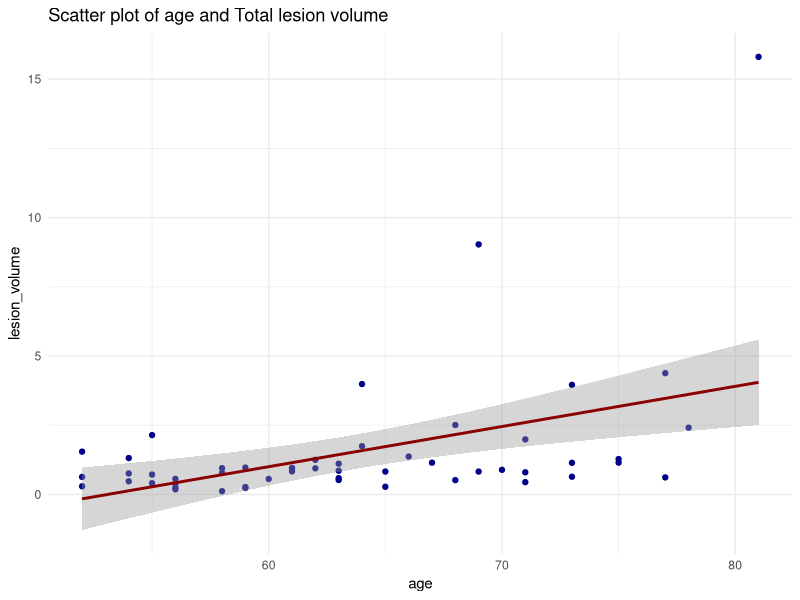
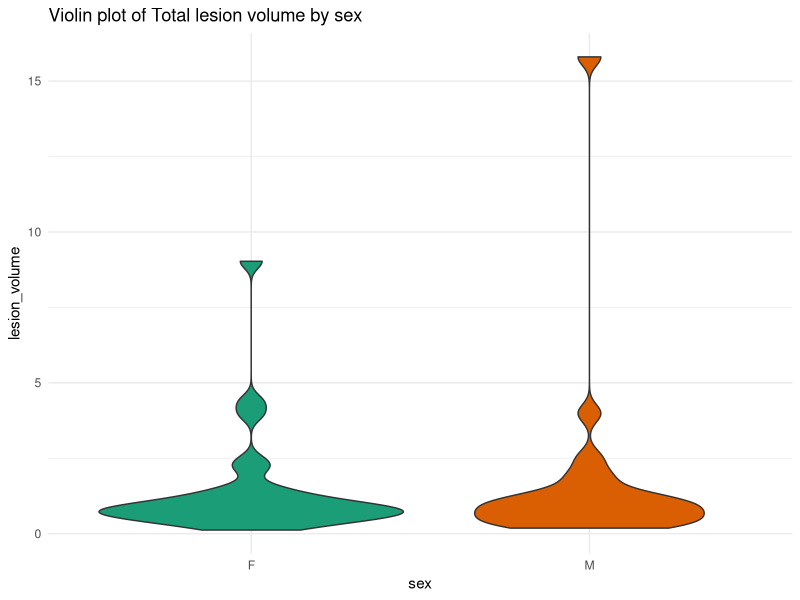
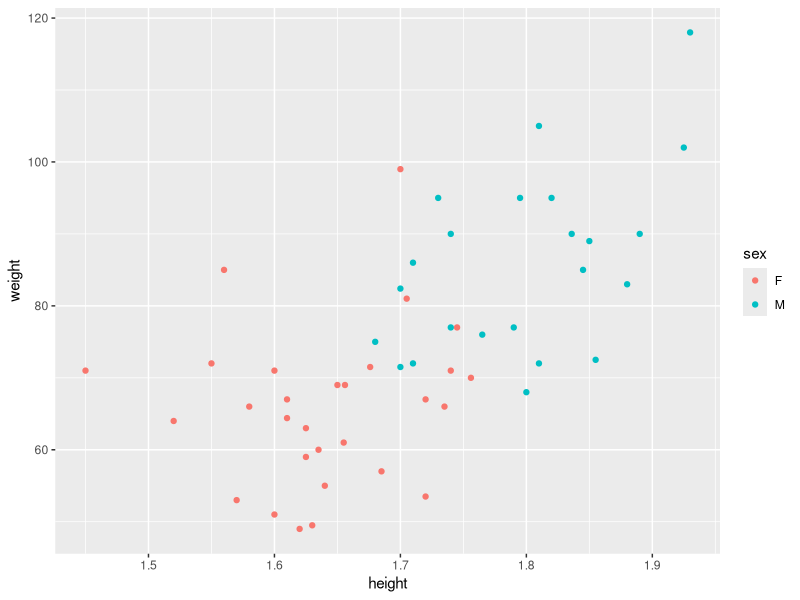
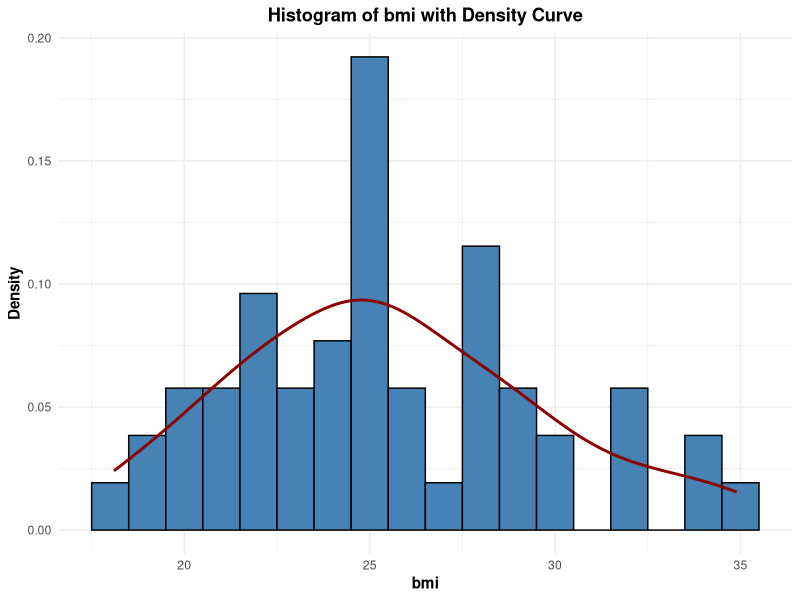
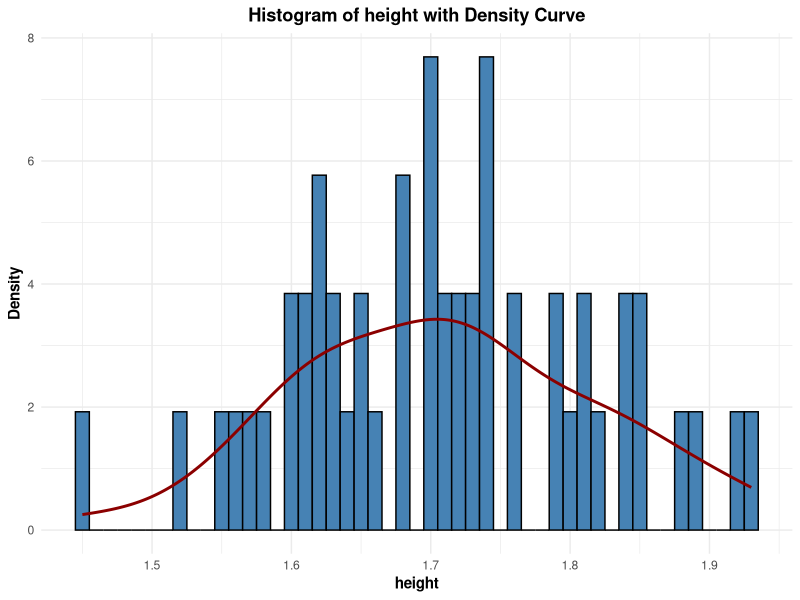
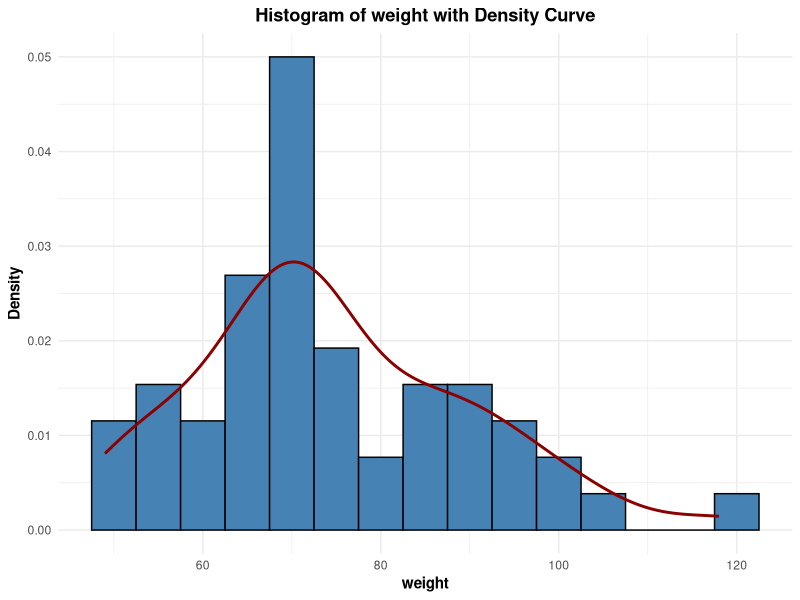
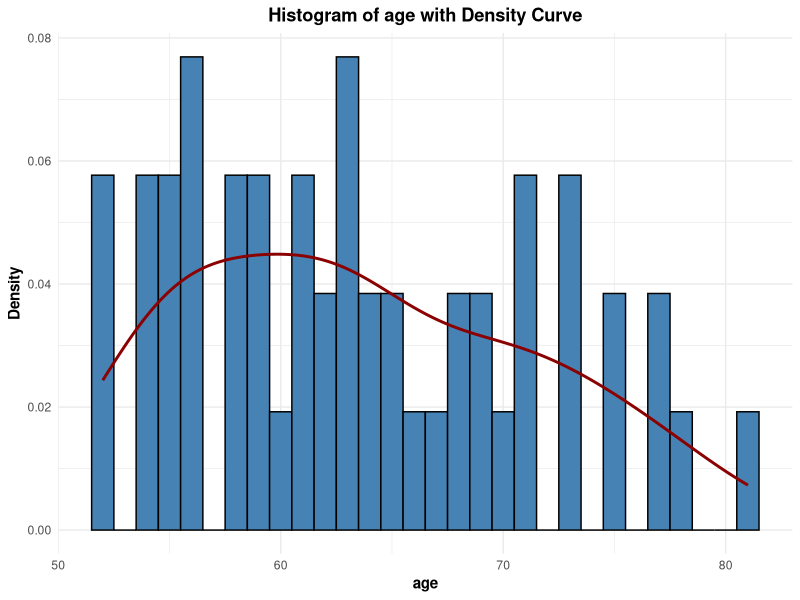
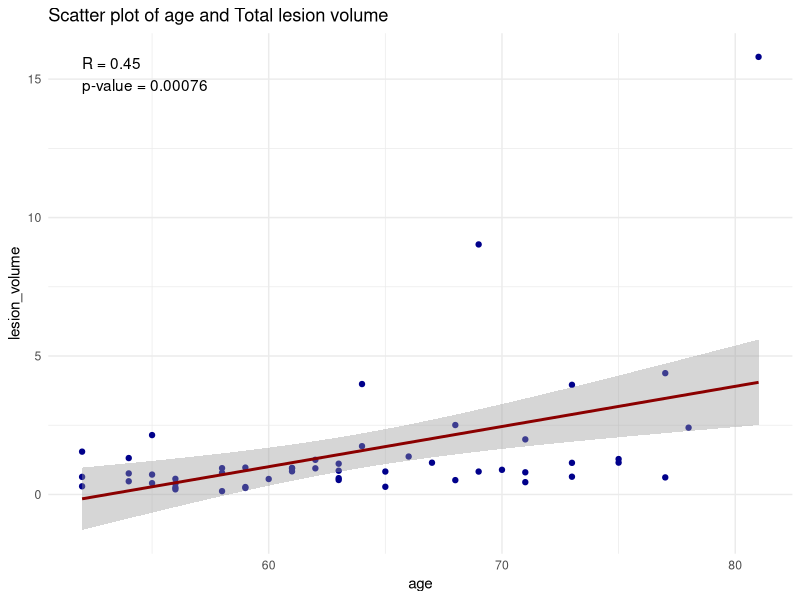

These figures' R source, in order:
## ---- chunk 1
knitr::opts_chunk$set(echo = TRUE, 
                      message = FALSE, 
                      warning = FALSE,
                      fig.align = 'center')
## ---- chunk 2
library(tidyverse)
library(ggplot2)
library(rmarkdown)
library(ggpubr)
## ---- chunk 3
data <- read_csv("../data/participant_data.csv")
## ---- chunk 4
head(data)
## ---- chunk 5
summary(data)
## ---- chunk 6
ggplot(data, aes(x = age, y = `lesion_volume`)) +
  geom_point(color = "darkblue") +
  geom_smooth(method = "lm", se = TRUE, color = "darkred", linetype = "solid") +
  labs(title = "Scatter plot of age and Total lesion volume",
       x = "age",
       y = "lesion_volume") +
  theme_minimal()
## ---- chunk 7
ggplot(data, aes(x = sex, y = `lesion_volume`)) +
  geom_violin(aes(fill = sex), scale = "area", trim = TRUE) +
  scale_fill_brewer(palette = "Dark2") +
  labs(title = "Violin plot of Total lesion volume by sex",
       x = "sex",
       y = "lesion_volume") +
  theme_minimal() +
  theme(legend.position = "none")
## ---- chunk 8
g <- ggplot(data, aes(x=height, y=weight, colour=sex))
g <- g + geom_point()
g
## ---- chunk 9
ggplot(data, aes(x = bmi)) +
  geom_histogram(aes(y = after_stat(density)), binwidth = 1, fill = "steelblue", color = "black") +
  geom_density(color = "darkred", linetype = "solid", linewidth = 1) +
  labs(title = "Histogram of bmi with Density Curve",
       x = "bmi",
       y = "Density") +
  theme_minimal() +
  theme(plot.title = element_text(face = "bold", hjust = 0.5),
        axis.title.x = element_text(face = "bold"),
        axis.title.y = element_text(face = "bold"))
## ---- chunk 10
ggplot(data, aes(x = height)) +
  geom_histogram(aes(y = after_stat(density)), binwidth = 0.01, fill = "steelblue", color = "black") +
  geom_density(color = "darkred", linetype = "solid", linewidth = 1) +
  labs(title = "Histogram of height with Density Curve",
       x = "height",
       y = "Density") +
  theme_minimal() +
  theme(plot.title = element_text(face = "bold", hjust = 0.5),
        axis.title.x = element_text(face = "bold"),
        axis.title.y = element_text(face = "bold"))
## ---- chunk 11
ggplot(data, aes(x = weight)) +
  geom_histogram(aes(y = after_stat(density)), binwidth = 5, fill = "steelblue", color = "black") +
  geom_density(color = "darkred", linetype = "solid", linewidth = 1) +
  labs(title = "Histogram of weight with Density Curve",
       x = "weight",
       y = "Density") +
  theme_minimal() +
  theme(plot.title = element_text(face = "bold", hjust = 0.5),
        axis.title.x = element_text(face = "bold"),
        axis.title.y = element_text(face = "bold"))
## ---- chunk 12
ggplot(data, aes(x = age)) +
  geom_histogram(aes(y = after_stat(density)), binwidth = 1, fill = "steelblue", color = "black") +
  geom_density(color = "darkred", linetype = "solid", linewidth = 1) +
  labs(title = "Histogram of age with Density Curve",
       x = "age",
       y = "Density") +
  theme_minimal() +
  theme(plot.title = element_text(face = "bold", hjust = 0.5),
        axis.title.x = element_text(face = "bold"),
        axis.title.y = element_text(face = "bold"))
## ---- chunk 13
group_by(data, sex) %>%
  summarise(
    count = n(),
    mean = mean(height, na.rm = TRUE),
    sd = sd(height, na.rm = TRUE)
  )

group_by(data, sex) %>%
  summarise(
    count = n(),
    mean = mean(weight, na.rm = TRUE),
    sd = sd(weight, na.rm = TRUE)
  )
## ---- chunk 14
women<-data[which(data$sex=="F"),] 
men<-data[which(data$sex=="M"),] 

t.test(women$height, men$height)
t.test(women$weight, men$weight)
## ---- chunk 15
# Calculate linear regression
regression <- lm(`lesion_volume` ~ age, data = data)
r_value <- cor(data$age, data$`lesion_volume`)
p_value <- summary(regression)$coefficients[2, "Pr(>|t|)"]

# Create plot
ggplot(data, aes(x = age, y = `lesion_volume`)) +
  geom_point(color = "darkblue") +
  geom_smooth(method = "lm", se = TRUE, color = "darkred", linetype = "solid") +
  labs(title = "Scatter plot of age and Total lesion volume",
       x = "age",
       y = "lesion_volume") +
  theme_minimal() +
  annotate("text", x = min(data$age), y = max(data$`lesion_volume`),
           label = paste("R = ", round(r_value, 2), "\np-value = ", format.pval(p_value, digits = 2), sep = ""),
           hjust = 0, vjust = 1)
## ---- chunk 16
# Remove 21st and 30th rows
data_removed <- data[-c(21, 30),]

# Perform linear regression
model <- lm(`lesion_volume` ~ age, data = data_removed)
p_value <- summary(model)$coefficients[2, "Pr(>|t|)"]

# Create a scatter plot
ggplot(data_removed, aes(x = age, y = `lesion_volume`)) +
  geom_point(color = "darkblue") +
  geom_smooth(method = "lm", se = TRUE, color = "darkred", linetype = "solid") +
  labs(title = "Scatter plot of age and Total lesion volume",
       x = "age",
       y = "lesion_volume") +
  scale_y_continuous(limits = c(0, 5)) +
  theme_minimal() +
  annotate("text", x = min(data_removed$age), y = 5,
           label = paste("p-value = ", format.pval(p_value, digits = 2), sep = ""),
           hjust = 0, vjust = 1)
## ---- chunk 17
# Perform linear regression for each sex
model_male <- lm(`lesion_volume` ~ age, data = data_removed[data_removed$sex == "M",])
model_female <- lm(`lesion_volume` ~ age, data = data_removed[data_removed$sex == "F",])

# Extract p-values
p_value_male <- summary(model_male)$coefficients[2, "Pr(>|t|)"]
p_value_female <- summary(model_female)$coefficients[2, "Pr(>|t|)"]

# Create a scatter plot separating Males and Females
ggplot(data_removed, aes(x = age, y = `lesion_volume`, color = sex)) +
  geom_point() +
  geom_smooth(method = "lm", se = TRUE, linetype = "solid") +
  labs(title = "Scatter plot of age and Total lesion volume by sex",
       x = "age",
       y = "lesion_volume") +
  scale_y_continuous(limits = c(0, 5)) +
  theme_minimal() +
  annotate("text", x = min(data_removed$age), y = 5,
           label = paste("Males: p-value = ", format.pval(p_value_male, digits = 2), "\nFemales: p-value = ", format.pval(p_value_female, digits = 2), sep = ""),
           hjust = 0, vjust = 1)
## ---- chunk 18
rt_data <- read_csv("../data/rt_data.csv")
## ---- chunk 19
head(rt_data)
## ---- chunk 20
summary(rt_data)
## ---- chunk 21
# Create a theme for scientific publication
theme_publication <- theme_minimal() +
  theme(
    plot.title = element_text(face = "bold", size = 14, hjust = 0.5),
    axis.title = element_text(face = "bold", size = 12),
    axis.text = element_text(size = 10),
    legend.position = "none"
  )

# Plot Age against correct_rt
rt_model <- lm(correct_rt ~ Age, data = rt_data)
rt_p_value <- summary(rt_model)$coefficients[2, "Pr(>|t|)"]

rt_plot <- ggplot(rt_data, aes(x = Age, y = correct_rt)) +
  geom_point(color = "darkblue") +
  geom_smooth(method = "lm", se = FALSE, color = "darkred", linetype = "solid") +
  labs(title = "Reaction Time vs. Age",
       x = "Age",
       y = "Mean Correct Reaction Time (ms)") +
  theme_publication +
  annotate("text", x = min(rt_data$Age), y = max(rt_data$correct_rt),
           label = paste("p-value =", format.pval(rt_p_value, digits = 3)),
           hjust = 0, vjust = 1, size = 4)

# Plot Age against correct_percent
percent_model <- lm(correct_percent ~ Age, data = rt_data)
percent_p_value <- summary(percent_model)$coefficients[2, "Pr(>|t|)"]

percent_plot <- ggplot(rt_data, aes(x = Age, y = correct_percent)) +
  geom_point(color = "darkblue") +
  geom_smooth(method = "lm", se = FALSE, color = "darkred", linetype = "solid") +
  labs(title = "Correct Percentage vs. Age",
       x = "Age",
       y = "Correct Percentage (%)") +
  theme_publication +
  annotate("text", x = min(rt_data$Age), y = max(rt_data$correct_percent),
           label = paste("p-value =", format.pval(percent_p_value, digits = 3)),
           hjust = 0, vjust = 1, size = 4)

# Display the plots
print(rt_plot)
print(percent_plot)
## ---- chunk 22
# Create a theme for scientific publication
theme_publication <- theme_minimal() +
  theme(
    plot.title = element_text(face = "bold", size = 14, hjust = 0.5),
    axis.title = element_text(face = "bold", size = 12),
    axis.text = element_text(size = 10),
    legend.title = element_blank(),
    legend.text = element_text(size = 10),
    legend.position = "bottom"
  )

# Plot Age against correct_rt separated by Sex
rt_model_m <- lm(correct_rt ~ Age, data = rt_data[rt_data$Sex == "M", ])
rt_model_f <- lm(correct_rt ~ Age, data = rt_data[rt_data$Sex == "F", ])
rt_p_value_m <- summary(rt_model_m)$coefficients[2, "Pr(>|t|)"]
rt_p_value_f <- summary(rt_model_f)$coefficients[2, "Pr(>|t|)"]

rt_plot <- ggplot(rt_data, aes(x = Age, y = correct_rt, color = Sex)) +
  geom_point() +
  geom_smooth(method = "lm", se = FALSE, linetype = "solid") +
  labs(title = "Reaction Time vs. Age by Sex",
       x = "Age",
       y = "Correct Reaction Time (ms)") +
  scale_color_manual(values = c("darkblue", "darkred"),
                     labels = c("Female", "Male")) +
  theme_publication +
  annotate("text", x = min(rt_data$Age), y = max(rt_data$correct_rt),
           label = paste("Males: p-value =", format.pval(rt_p_value_m, digits = 3),
                         "\nFemales: p-value =", format.pval(rt_p_value_f, digits = 3)),
           hjust = 0, vjust = 1, size = 4) +
  guides(color = guide_legend(title = "Sex"))

# Plot Age against correct_percent separated by Sex
percent_model_m <- lm(correct_percent ~ Age, data = rt_data[rt_data$Sex == "M", ])
percent_model_f <- lm(correct_percent ~ Age, data = rt_data[rt_data$Sex == "F", ])
percent_p_value_m <- summary(percent_model_m)$coefficients[2, "Pr(>|t|)"]
percent_p_value_f <- summary(percent_model_f)$coefficients[2, "Pr(>|t|)"]

percent_plot <- ggplot(rt_data, aes(x = Age, y = correct_percent, color = Sex)) +
  geom_point() +
  geom_smooth(method = "lm", se = FALSE, linetype = "solid") +
  labs(title = "Correct Percentage vs. Age by Sex",
       x = "Age",
       y = "Correct Percentage (%)") +
  scale_color_manual(values = c("darkblue", "darkred"),
                     labels = c("Female", "Male")) +
  theme_publication +
  annotate("text", x = min(rt_data$Age), y = min(rt_data$correct_percent),
           label = paste("Males: p-value =", format.pval(percent_p_value_m, digits = 3),
                         "\nFemales: p-value =", format.pval(percent_p_value_f, digits = 3)),
           hjust = 0, vjust = 0, size = 4) +
  guides(color = guide_legend(title = "Sex"))

# Display the plots
print(rt_plot)
print(percent_plot)
## ---- chunk 23
# Create a theme for scientific publication
theme_publication <- theme_minimal() +
  theme(
    plot.title = element_text(face = "bold", size = 14, hjust = 0.5),
    axis.title = element_text(face = "bold", size = 12),
    axis.text = element_text(size = 10),
    legend.position = "none"
  )

# Plot lesion_number against correct_percent
model_ln_cp <- lm(correct_percent ~ lesion_number, data = rt_data)
p_value_ln_cp <- summary(model_ln_cp)$coefficients[2, "Pr(>|t|)"]

plot_ln_cp <- ggplot(rt_data, aes(x = lesion_number, y = correct_percent)) +
  geom_point(color = "darkblue", alpha = 0.7) +
  geom_smooth(method = "lm", se = FALSE, color = "darkblue", linetype = "solid") +
  labs(title = "Lesion Number vs. Correct Percentage",
       x = "Lesion Number",
       y = "Correct Percentage (%)") +
  annotate("text", x = max(rt_data$lesion_number), y = max(rt_data$correct_percent),
           label = paste("p-value =", format.pval(p_value_ln_cp, digits = 3)),
           hjust = 1, vjust = 1, size = 4) +
  theme_publication

# Plot lesion_number against correct_rt
model_ln_rt <- lm(correct_rt ~ lesion_number, data = rt_data)
p_value_ln_rt <- summary(model_ln_rt)$coefficients[2, "Pr(>|t|)"]

plot_ln_rt <- ggplot(rt_data, aes(x = lesion_number, y = correct_rt)) +
  geom_point(color = "darkred", alpha = 0.7) +
  geom_smooth(method = "lm", se = FALSE, color = "darkred", linetype = "solid") +
  labs(title = "Lesion Number vs. Correct Reaction Time",
       x = "Lesion Number",
       y = "Correct Reaction Time (ms)") +
  annotate("text", x = max(rt_data$lesion_number), y = max(rt_data$correct_rt),
           label = paste("p-value =", format.pval(p_value_ln_rt, digits = 3)),
           hjust = 1, vjust = 1, size = 4) +
  theme_publication

# Plot lesion_volume against correct_percent
model_lv_cp <- lm(correct_percent ~ lesion_volume, data = rt_data)
p_value_lv_cp <- summary(model_lv_cp)$coefficients[2, "Pr(>|t|)"]
plot_lv_cp <- ggplot(rt_data, aes(x = lesion_volume, y = correct_percent)) +
  geom_point(color = "darkblue", alpha = 0.7) +
  geom_smooth(method = "lm", se = FALSE, color = "darkblue", linetype = "solid") +
  geom_vline(xintercept = 3, color = "red", linetype = "dashed") +  # Add this line
  labs(title = "Lesion Volume vs. Correct Percentage",
       x = "Lesion Volume",
       y = "Correct Percentage (%)") +
  annotate("text", x = max(rt_data$lesion_volume), y = max(rt_data$correct_percent),
           label = paste("p-value =", format.pval(p_value_lv_cp, digits = 3)),
           hjust = 1, vjust = 1, size = 4) +
  theme_publication

# Plot lesion_volume against correct_rt
model_lv_rt <- lm(correct_rt ~ lesion_volume, data = rt_data)
p_value_lv_rt <- summary(model_lv_rt)$coefficients[2, "Pr(>|t|)"]
plot_lv_rt <- ggplot(rt_data, aes(x = lesion_volume, y = correct_rt)) +
  geom_point(color = "darkred", alpha = 0.7) +
  geom_smooth(method = "lm", se = FALSE, color = "darkred", linetype = "solid") +
  geom_vline(xintercept = 3, color = "red", linetype = "dashed") +  # Add this line
  labs(title = "Lesion Volume vs. Correct Reaction Time",
       x = "Lesion Volume",
       y = "Correct Reaction Time (ms)") +
  annotate("text", x = max(rt_data$lesion_volume), y = max(rt_data$correct_rt),
           label = paste("p-value =", format.pval(p_value_lv_rt, digits = 3)),
           hjust = 1, vjust = 1, size = 4) +
  theme_publication

# Display the plots
print(plot_ln_cp)
print(plot_ln_rt)
print(plot_lv_cp)
print(plot_lv_rt)
## ---- chunk 24
# Create a theme for scientific publication
theme_publication <- theme_minimal() +
  theme(
    plot.title = element_text(face = "bold", size = 14, hjust = 0.5),
    axis.title = element_text(face = "bold", size = 12),
    axis.text = element_text(size = 10),
    legend.position = "none"
  )

# Subset the data to exclude lesion_volume greater than 3
rt_data_subset <- subset(rt_data, lesion_volume <= 3)

# Plot lesion_number against correct_percent
model_ln_cp <- lm(correct_percent ~ lesion_number, data = rt_data_subset)
p_value_ln_cp <- summary(model_ln_cp)$coefficients[2, "Pr(>|t|)"]

plot_ln_cp <- ggplot(rt_data_subset, aes(x = lesion_number, y = correct_percent)) +
  geom_point(color = "darkblue", alpha = 0.7) +
  geom_smooth(method = "lm", se = FALSE, color = "darkblue", linetype = "solid") +
  labs(title = "Lesion Number vs. Correct Percentage",
       x = "Lesion Number",
       y = "Correct Percentage (%)") +
  annotate("text", x = max(rt_data_subset$lesion_number), y = max(rt_data_subset$correct_percent),
           label = paste("p-value =", format.pval(p_value_ln_cp, digits = 3)),
           hjust = 1, vjust = 1, size = 4) +
  theme_publication

# Plot lesion_number against correct_rt
model_ln_rt <- lm(correct_rt ~ lesion_number, data = rt_data_subset)
p_value_ln_rt <- summary(model_ln_rt)$coefficients[2, "Pr(>|t|)"]

plot_ln_rt <- ggplot(rt_data_subset, aes(x = lesion_number, y = correct_rt)) +
  geom_point(color = "darkred", alpha = 0.7) +
  geom_smooth(method = "lm", se = FALSE, color = "darkred", linetype = "solid") +
  labs(title = "Lesion Number vs. Correct Reaction Time",
       x = "Lesion Number",
       y = "Correct Reaction Time (ms)") +
  annotate("text", x = max(rt_data_subset$lesion_number), y = max(rt_data_subset$correct_rt),
           label = paste("p-value =", format.pval(p_value_ln_rt, digits = 3)),
           hjust = 1, vjust = 1, size = 4) +
  theme_publication

# Plot lesion_volume against correct_percent
model_lv_cp <- lm(correct_percent ~ lesion_volume, data = rt_data_subset)
p_value_lv_cp <- summary(model_lv_cp)$coefficients[2, "Pr(>|t|)"]

plot_lv_cp <- ggplot(rt_data_subset, aes(x = lesion_volume, y = correct_percent)) +
  geom_point(color = "darkblue", alpha = 0.7) +
  geom_smooth(method = "lm", se = FALSE, color = "darkblue", linetype = "solid") +
  labs(title = "Lesion Volume vs. Correct Percentage",
       x = "Lesion Volume",
       y = "Correct Percentage (%)") +
  annotate("text", x = max(rt_data_subset$lesion_volume), y = max(rt_data_subset$correct_percent),
           label = paste("p-value =", format.pval(p_value_lv_cp, digits = 3)),
           hjust = 1, vjust = 1, size = 4) +
  theme_publication

# Plot lesion_volume against correct_rt
model_lv_rt <- lm(correct_rt ~ lesion_volume, data = rt_data_subset)
p_value_lv_rt <- summary(model_lv_rt)$coefficients[2, "Pr(>|t|)"]

plot_lv_rt <- ggplot(rt_data_subset, aes(x = lesion_volume, y = correct_rt)) +
  geom_point(color = "darkred", alpha = 0.7) +
  geom_smooth(method = "lm", se = FALSE, color = "darkred", linetype = "solid") +
  labs(title = "Lesion Volume vs. Correct Reaction Time",
       x = "Lesion Volume",
       y = "Correct Reaction Time (ms)") +
  annotate("text", x = max(rt_data_subset$lesion_volume), y = max(rt_data_subset$correct_rt),
           label = paste("p-value =", format.pval(p_value_lv_rt, digits = 3)),
           hjust = 1, vjust = 1, size = 4) +
  theme_publication

# Display the plots
print(plot_ln_cp)
print(plot_ln_rt)
print(plot_lv_cp)
print(plot_lv_rt)
## ---- chunk 25
combined_data <- read_csv("../data/correct_rt_data.csv")
## ---- chunk 26
# Create the scatter plot with mean and standard deviation error bars and a trend line
ggplot(combined_data, aes(x = age, y = RT, color = ID)) +
  geom_point(alpha = 0.5) +
  stat_summary(fun.data = "mean_sdl", fun.args = list(mult = 1), geom = "errorbar", width = 0.4, color = "black") +
  stat_summary(fun = "mean", geom = "point", shape = 21, fill = "white", size = 3) +
  geom_smooth(method = "lm", se = TRUE, color = "black", fill = "gray", alpha = 0.2) +
  labs(x = "Age", y = "Reaction Time", color = "ID") +
  theme_classic() +
  guides(color = FALSE)
## ---- chunk 27
library(viridis)

# Create a theme for scientific publication
theme_publication <- theme_minimal() +
  theme(
    text = element_text(family = "Arial", size = 12),
    plot.title = element_text(face = "bold", size = 16, hjust = 0.5),
    axis.title = element_text(face = "bold", size = 14),
    axis.text = element_text(size = 12),
    legend.position = "none",  # This removes the legend
    panel.grid.major = element_line(color = "gray90"),
    panel.grid.minor = element_blank(),
    panel.border = element_rect(color = "black", fill = NA, size = 0.5)
  )

# Create the enhanced plot
ggplot(rt_data, aes(x = Age, y = correct_rt, color = factor(lesion_number))) +
  geom_point(alpha = 0.6, size = 2) +
  stat_summary(fun.data = "mean_sdl", fun.args = list(mult = 1), 
               geom = "errorbar", width = 0.5, color = "black", size = 0.5) +
  stat_summary(fun = "mean", geom = "point", shape = 21, 
               fill = "white", size = 3, color = "black") +
  geom_smooth(method = "lm", se = TRUE, color = "black", 
              fill = "gray", alpha = 0.2, size = 1) +
  scale_color_viridis(discrete = TRUE, option = "D") +
  labs(
    title = "Relationship Between Age and Reaction Time",
    x = "Age (years)",
    y = "Correct Reaction Time (ms)",
    caption = "Error bars represent ±1 SD; Black line shows linear trend"
  ) +
  theme_publication
## ---- chunk 28
library(gridExtra)
library(dplyr)
library(grid)

# Filter out lesion volumes beyond 3
rt_data_filtered <- rt_data %>% filter(lesion_volume <= 3)

# Create a theme for publication
theme_publication <- theme_minimal() +
  theme(
    text = element_text(family = "Arial", size = 10),
    axis.title = element_text(face = "bold", size = 10),
    axis.text = element_text(size = 8),
    legend.position = "none",
    legend.title = element_text(size = 9, face = "bold"),
    legend.text = element_text(size = 8),
    panel.grid.major = element_line(color = "gray90"),
    panel.grid.minor = element_blank(),
    panel.border = element_rect(color = "black", fill = NA, size = 0.5),
    plot.title = element_text(face = "bold", size = 12, hjust = -0.05, vjust = 1.5)
  )

# Plot A: Violin plot of Age by Sex with individual data points
plot_A <- ggplot(rt_data_filtered, aes(x = Sex, y = Age, fill = Sex)) +
  geom_violin(alpha = 0.7) +
  geom_jitter(width = 0.2, alpha = 0.5, aes(color = Sex)) +
  stat_summary(fun = mean, geom = "point", size = 3, color = "black") +
  scale_fill_manual(values = c("blue", "red")) +
  scale_color_manual(values = c("blue", "red")) +
  labs(x = "Sex", y = "Age", title = "A") +
  theme_publication

# Plot B: BMI vs correct_percent
plot_B <- ggplot(rt_data_filtered, aes(x = BMI, y = correct_percent)) +
  geom_point(alpha = 0.5, color = "purple") +
  geom_smooth(method = "lm", se = TRUE, color = "purple", fill = "lavender") +
  labs(x = "BMI", y = "Correct Percentage", title = "B") +
  theme_publication

# Plot C1: Scatter plot with trend lines (lesion number vs correct RT)
plot_C1 <- ggplot(rt_data_filtered, aes(x = lesion_number, y = correct_rt)) +
  geom_point(alpha = 0.5, color = "blue") +
  geom_smooth(method = "lm", se = TRUE, color = "blue", fill = "lightblue") +
  labs(x = "Lesion Number", y = "Correct RT", title = "C") +
  theme_publication

# Plot C2: Scatter plot with trend lines (lesion volume vs correct RT)
plot_C2 <- ggplot(rt_data_filtered, aes(x = lesion_volume, y = correct_rt)) +
  geom_point(alpha = 0.5, color = "red") +
  geom_smooth(method = "lm", se = TRUE, color = "red", fill = "pink") +
  labs(x = "Lesion Volume", y = "Correct RT") +
  theme_publication

# Plot D: Age against correct_percent separated by Sex
plot_D <- ggplot(rt_data_filtered, aes(x = Age, y = correct_percent, color = Sex)) +
  geom_point(alpha = 0.5) +
  geom_smooth(method = "lm", se = TRUE) +
  scale_color_manual(values = c("blue", "red")) +
  labs(x = "Age", y = "Correct Percentage", title = "D") +
  theme_publication +
  theme(legend.position = c(0.85, 0.85), 
        legend.background = element_rect(fill = "white", color = "black"),
        legend.title = element_text(size = 8),
        legend.text = element_text(size = 7),
        legend.key.size = unit(0.5, "lines"))

# Combine plots
final_plot <- grid.arrange(
  plot_A, plot_C1, plot_C2,
  plot_B, plot_D,
  layout_matrix = rbind(c(1,2,3), c(4,5,5)),
  widths = c(1, 1, 1),
  heights = c(1, 1)
)
